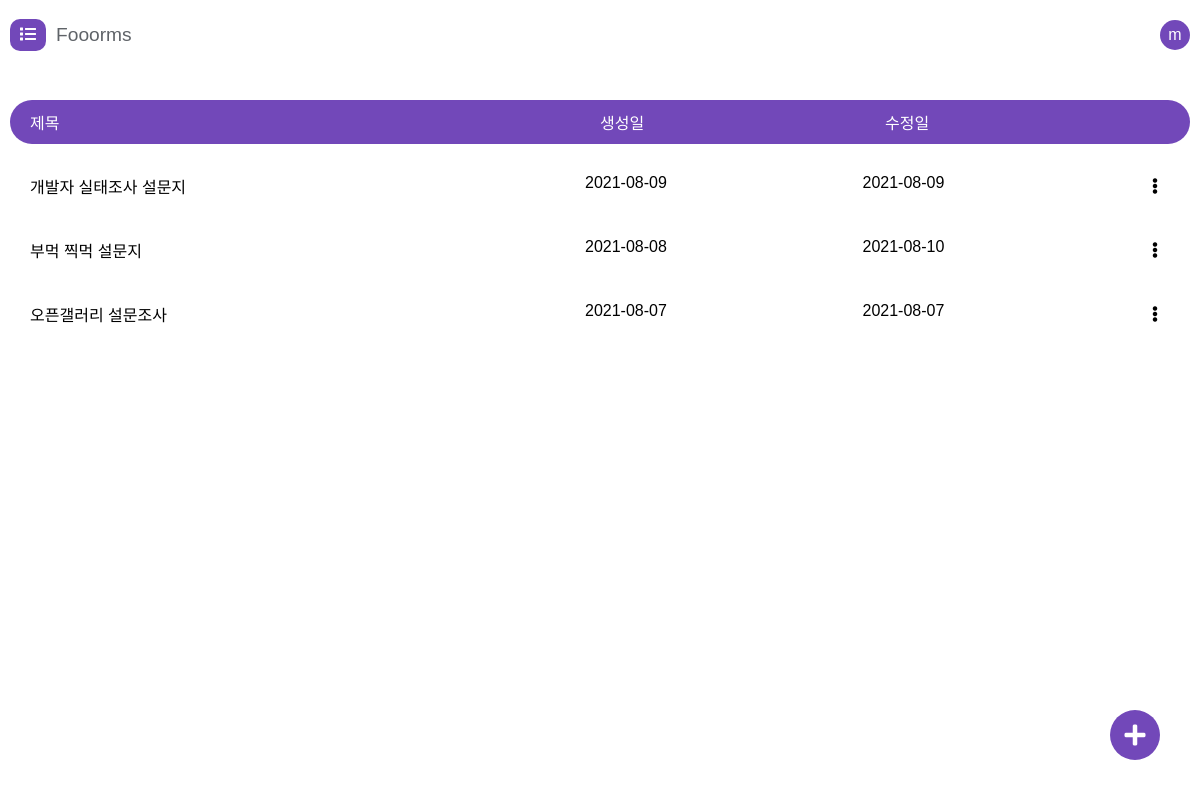
Before: /forms/ (signed in) with the older database file.
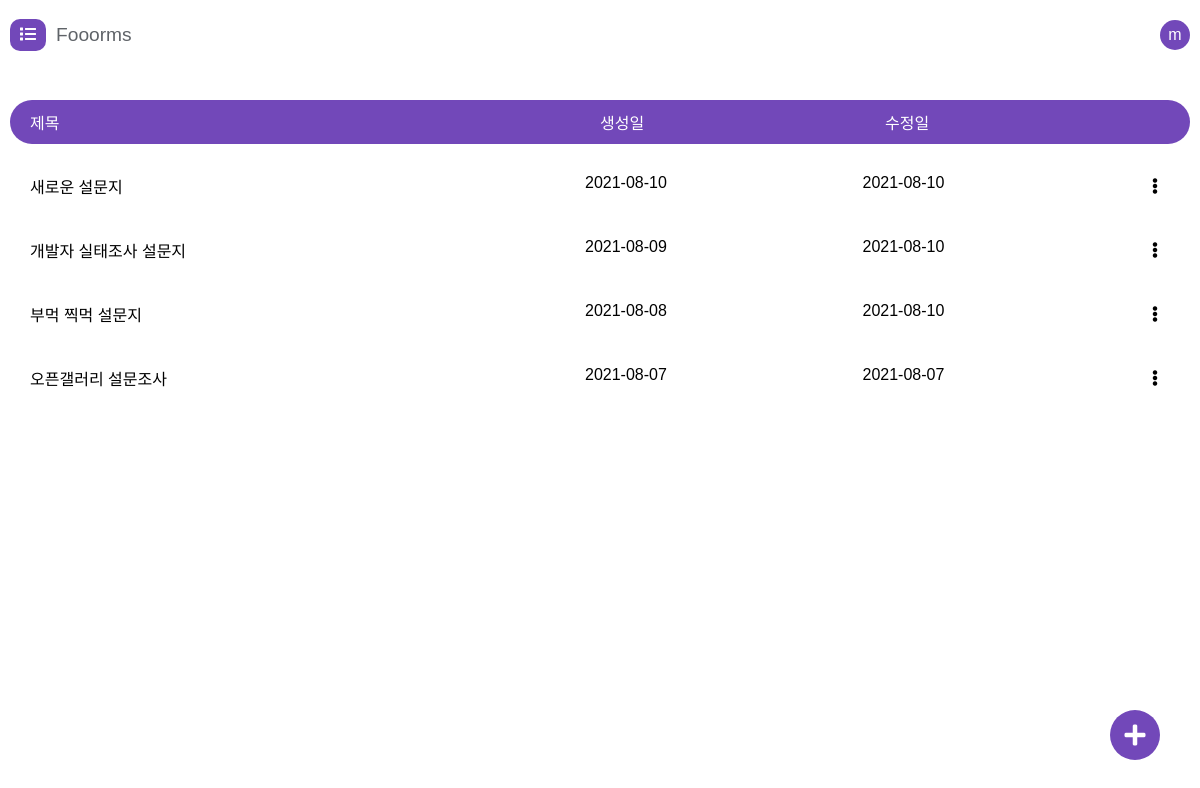
After: the same page with the newer database file.
### core/models.py (models this page shows)
class User(AbstractUser, models.Model):
    email = models.EmailField(unique = True)

class Form(models.Model):
    key = models.CharField(max_length=30)
    name = models.CharField(max_length=200)
    title = models.CharField(max_length=200)
    description = models.CharField(max_length=10000, blank = True)
    creator = models.ForeignKey(User, on_delete = models.CASCADE)
    created_at = models.DateTimeField(auto_now_add = True)
    updated_at = models.DateTimeField(auto_now = True)
    questions = models.ManyToManyField(Questions)

### core/views.py (the view)
# urls.py: path('forms/', views.forms, name="forms"),
def forms(request) :
  if not request.user.is_authenticated:
    return HttpResponseRedirect(reverse('login'))
  forms = FormModel.objects.filter(creator = request.user).order_by('-created_at')
  return render(request, 'forms/index.html',{"forms": forms})

### templates/forms/index.html (shortened to what this page needs)
{% extends 'base.html' %} {% load static %} {% block css %}
<link rel="stylesheet" href="{% static 'css/forms.css' %}?59" />
{% endblock %}  {% block content %}
<div class="fs-container">
  <header class="fs-header container">
    <a href="{% url 'home' %}" class="fs-header-left">
      <div class="fs-header-left-logo"><i class="fas fa-list"></i></div>
      <div class="fs-header-left-title">Fooorms</div>
    </a>
    <div class="fs-header-right">
      <div class="btn-circle">
        <a href="{% url 'logout' %}" class="btn btn-light fs-user">{{user.username|first}}</a>
      </div>
    </div>
  </header>
  <div class="fs-main">
    <div class="fs-forms container">
      <div class="fs-table">
        <div class="fs-table-header">
          <div>제목</div>
          <div>생성일</div>
          <div>수정일</div>
        </div>
        {% for item in forms %}
        <div class="fs-table-row">
          <a href="{% url 'form_edit' key=item.key %}" class="fs-table-row-title">{{item.name}}</a>
          <a href="{% url 'form_edit' key=item.key %}">{{item.created_at|date:"Y-m-d"}}</a>
          <a href="{% url 'form_edit' key=item.key %}">{{item.updated_at|date:"Y-m-d"}}</a>
          <div class="btn-circle fs-table-menu"><i class="fs-menu fas fa-ellipsis-v"></i></div>
        </div>
        {% endfor %}
      </div>
    </div>
  </div>
  <div id="fs-add" class="fs-tools"><i class="fas fa-plus"></i></div>
</div>
{% endblock %}

### templates/base.html (shortened to what this page needs)
{% load static %} <!DOCTYPE html>
<html lang="ko">
  <head>
    <link rel="stylesheet" href="https://cdnjs.cloudflare.com/ajax/libs/font-awesome/5.8.2/css/all.min.css" />
    <link rel="stylesheet" href="https://cdnjs.cloudflare.com/ajax/libs/toastr.js/latest/toastr.min.css" />
    <link rel="stylesheet" href="{% static 'css/base.css'%}?8" />
    {% block css %}{% endblock %}
  </head>
  <body>
    <main class="base-main">{% block content %} {% endblock %}</main>
  </body>
</html>

### static/css/base.css (style rules this page uses)
* { box-sizing: border-box; }
body { font-family: 'Noto Sans KR', sans-serif; padding: 0; margin: 0; }
a { color: black; text-decoration: none; }
a:link { color: black; text-decoration: none; }
.container { max-width: 1200px; margin: 0 auto; width: 100%; padding: 0px 10px; }
.btn { background-color: #7248b9; color: white !important; padding: 10px 10px; font-weight: 300; border-radius: 5px; cursor: pointer; }
.btn-circle { border-radius: 50%; display: flex; align-items: center; justify-content: center; cursor: pointer; }
.fs-menu { width: 20px; height: 20px; padding: 5px; display: flex; align-items: center; justify-content: center; }

### static/css/forms.css (style rules this page uses)
.fs-header { display: flex; justify-content: space-between; align-items: center; height: 70px; }
.fs-header-left { display: flex; align-items: center; }
.fs-header-left > * { margin-right: 10px; }
.fs-header-left-logo { background: #7248b9; padding: 7px 10px; color: white !important; border-radius: 10px; }
.fs-header-left-title { font-size: 1.2rem; color: #5f6368; font-weight: 400; }
.fs-header-right { display: flex; align-items: center; }
.fs-user { width: 30px; height: 30px; border-radius: 50%; font-weight: 500; background-color: #7248b9; text-align: center; display: flex; align-items: center; justify-content: center; }
.fs-main { position: relative; width: 100%; overflow-y: scroll; }
.fs-container { display: grid; position: relative; grid-template-rows: auto 1fr; height: 100vh; overflow-y: hidden; }
.fs-forms { padding-top: 20px; height: 100%; position: relative; }
.fs-tools { position: absolute; bottom: 40px; right: 40px; width: 50px; height: 50px; border-radius: 50%; background-color: #7248b9; color: white !important; display: flex; align-items: center; justify-content: center; font-size: 1.5rem; cursor: pointer; }
.fs-table { margin: auto 0; }
.fs-table-header, .fs-table-row { display: grid; grid-template-columns: 2fr 1fr 1fr auto; border-radius: 30px; }
.fs-table-header { padding: 10px 20px; margin: 10px 0px; background-color: #7248b9; color: white; }
.fs-table-row { padding: 20px; font-weight: 300; }
.fs-table-row-title { font-weight: 400; }
.fs-table-menu { padding: 0px 5px; }

Changed rows visible on the page:
added Form: name "새로운 설문지", created_at "2021-08-10", updated_at "2021-08-10"
changed Form "개발자 실태조사 설문지": updated_at "2021-08-09" → "2021-08-10"
